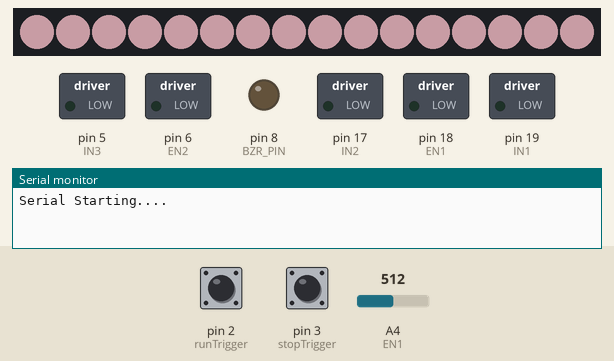
Recording of a sketch running on a simulated Arduino Uno, built with avr-gcc and run on an emulated ATmega328P. On the bench: 16 RGB LEDs in strip order, left to right, switched loads named in the sketch (green lamp = pin HIGH), output pins drawn as LEDs (lit = HIGH), the last lines printed to the serial monitor. Inputs (shaded band) come from the test bench; at power-on: pin 3 (stopTrigger) HIGH, pin 2 (runTrigger) HIGH, A4 (EN1) = 512. Dim RGB values are drawn brighter than linear; random numbers use the default seed unless the sketch sets one; pins used as bus, display or sensor lines are not drawn.

Above: at 1.2 s.
1.3 s: pin 3 (stopTrigger) pulled LOW for 0.15 s
At 1.35 s:
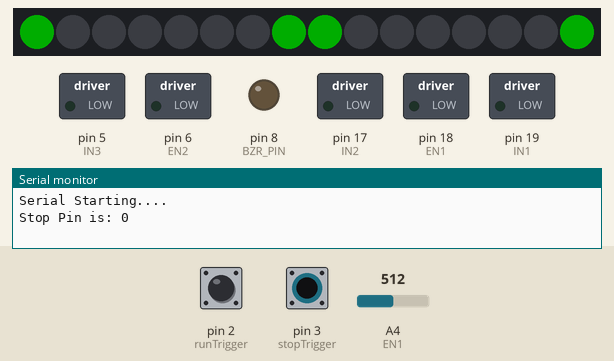
2.0 s: pin 2 (runTrigger) pulled LOW for 0.15 s
At 3.0 s:
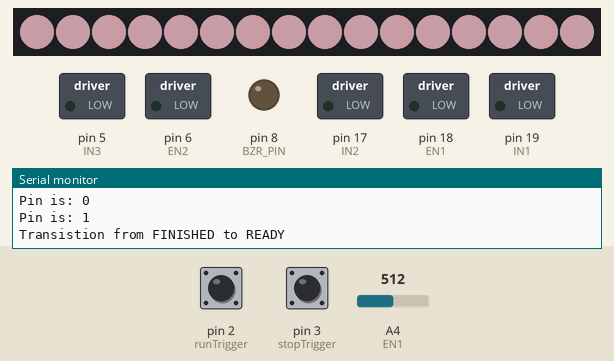
3.6 s: A4 (EN1) set to 0
At 3.82 s:
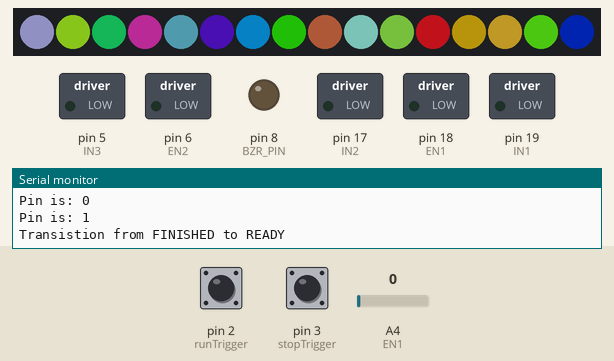
5.4 s: pin 2 (runTrigger) pulled LOW for 1 s
At 5.61 s:
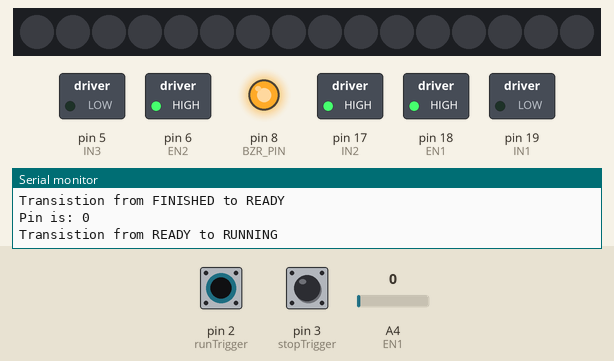
7.0 s: pin 3 (stopTrigger) pulled LOW for 1 s
At 7.35 s:
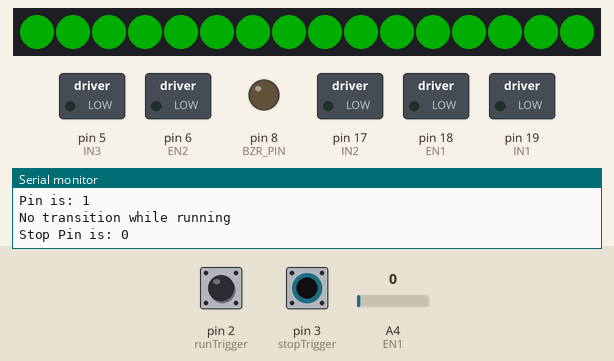
8.6 s: pin 2 (runTrigger) pulled LOW for 0.15 s
At 8.81 s:
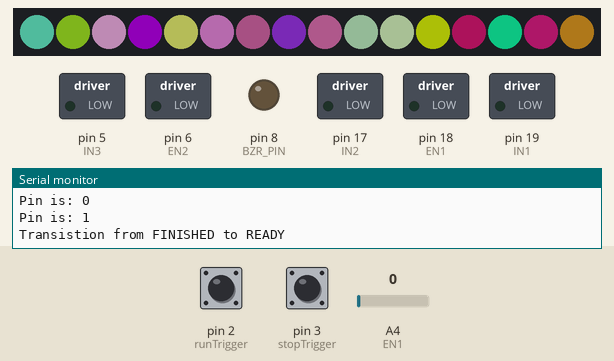
Timing chart, 0 to 11.6 s (numbered marks = the images above; inputs shaded):
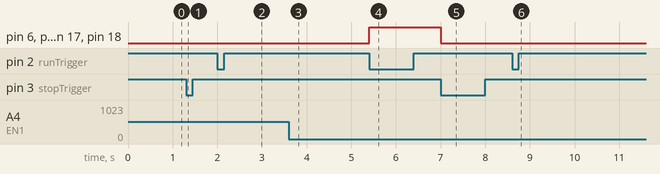

The sketch:

carcode.ino
```cpp
#include <FastLED.h>
#include "carstate.h"

const int run_duration = 5000;
const int maxBrightness = 100; // up to 255. More bright, more amps
const int runningBrightness = 255; // up to 255. More bright, more amps
const int led_cylcle_time = 100; //change led color every this many ms
const int LED_PIN = 4;
const int BZR_PIN = 8;
const int NUM_LEDS = 16;
CRGB leds[NUM_LEDS];

const int EN1 = 18; // Enable Pin for motor 1
const int IN1 = 19; // Control pin 1 for motor 1
const int IN2 = 17; // Control pin 2 for motor 1

const int EN2 = 6;  // Enable Pin for motor 2
const int IN3 = 5;  // Control 1 pin for motor 2
const int IN4 = 4; // Control 2 pin for motor 2

const int running_speed = 255; //speed to run motors
const int debounce = 10;

const int runTrigger = 2;
const int stopTrigger = 3;

carstate current_state = IDLING;

unsigned long starttime;
unsigned long looptime;
unsigned long lastIdleTimestamp;
unsigned long lastRunningTimestamp;
unsigned long lastFinishedTimestamp;
int finishLineLEDIteration = 0;

volatile byte startSwitchState = LOW;
volatile byte stopSwitchState = HIGH;

void setup() {
  Serial.begin(9600);
  Serial.println("Serial Starting....");

  FastLED.addLeds<WS2812, LED_PIN, GRB>(leds, NUM_LEDS);

  pinMode(BZR_PIN, OUTPUT);

  pinMode(EN1, OUTPUT);
  pinMode(IN2, OUTPUT);
  pinMode(IN1, OUTPUT);

  digitalWrite(IN1, LOW);
  digitalWrite(IN2, LOW);

  pinMode(EN2, OUTPUT);
  pinMode(IN3, OUTPUT);
  pinMode(IN4, OUTPUT);

  digitalWrite(IN3, LOW);
  digitalWrite(IN4, LOW);

  pinMode(runTrigger, INPUT_PULLUP);
  pinMode(stopTrigger, INPUT_PULLUP);

  FastLED.setBrightness(maxBrightness);
  lastIdleTimestamp = millis();
  IdleLEDSequence();

  attachInterrupt(digitalPinToInterrupt(runTrigger), lights, CHANGE);
  attachInterrupt(digitalPinToInterrupt(stopTrigger), triggerStop, CHANGE);
}

void loop() {
  switch (current_state)
  {
    case IDLING:
    case READY:
      IdleLEDSequence();
      break;
    case RUNNING:
      runningLEDSequence();
      break;
    case FINISHED:
      StopMotor();
      finishLineLEDSequence();
      break;
  }
}

void triggerStop()
{
  stopSwitchState = digitalRead(stopTrigger);
  Serial.println("Stop Pin is: " + String(stopSwitchState));
  if (stopSwitchState == LOW) {
    current_state = FINISHED;
  }
}

void lights()
{
  //debounce doesn't seem necessary
  //unsigned long interrupt_time = millis();
  // if (interrupt_time - lastInterruptTimestamp > debounce) {

  startSwitchState = digitalRead(runTrigger);
  Serial.println("Pin is: " + String(startSwitchState));

  switch (current_state)
  {
    case IDLING:
      if (startSwitchState == HIGH) {
        current_state = READY;
        Serial.println("Transistion from IDLING to READY");
      }
      break;
    case READY:
      if (startSwitchState == LOW) {
        current_state = RUNNING;
        StartMotor();
        starttime = millis();
        Serial.println("Transistion from READY to RUNNING");
      }
      break;
    case RUNNING:
      Serial.println("No transition while running");
      break;
    case FINISHED:
      if (startSwitchState == HIGH) {
        current_state = READY;
        Serial.println("Transistion from FINISHED to READY");
      }
      break;
  }
  //  }
}

void StopMotor()
{
  digitalWrite(EN1, LOW);
  digitalWrite(IN1, LOW);
  digitalWrite(IN2, LOW);
  digitalWrite(EN2, LOW);
  digitalWrite(IN3, LOW);
  digitalWrite(IN4, LOW);
  digitalWrite(BZR_PIN, LOW);
}

void StartMotor()
{
  digitalWrite(BZR_PIN, HIGH);

  //Set motors speed
  analogWrite(EN1, running_speed);
  analogWrite(EN2, running_speed);

  //set rotation direction
  digitalWrite(IN2, HIGH);
  digitalWrite(IN1, LOW);
  digitalWrite(IN3, LOW);
  digitalWrite(IN4, HIGH);
}

void finishLineLEDSequence()
{
  //finishLineLEDIteration
  FastLED.setBrightness(maxBrightness);
  unsigned long now = millis();
  if (now - lastFinishedTimestamp > led_cylcle_time) {

    int m = 0; //multiplier to shorten code

    switch (finishLineLEDIteration) {
      case 0:
        for (int i = 0; i < (NUM_LEDS / 8); i++) {
          m = i * 8;
          leds[0 + m] = leds[7 + m] = CRGB::Green;
          leds[1 + m] = leds[2 + m] = leds[3 + m] = leds[4 + m] = leds[5 + m] = leds[6 + m] = CRGB(0, 0, 0);
        }
        finishLineLEDIteration = 1;
        break;
      case 1:
        for (int i = 0; i < (NUM_LEDS / 8); i++) {
          m = i * 8;
          leds[0 + m] = leds[1 + m] = leds[6 + m] = leds[7 + m] = CRGB::Green;
          leds[2 + m] = leds[3 + m] = leds[4 + m] = leds[5 + m] = CRGB(0, 0, 0);
        }
        finishLineLEDIteration = 2;
        break;
      case 2:
        for (int i = 0; i < (NUM_LEDS / 8); i++) {
          m = i * 8;
          leds[0 + m] = leds[1 + m] = leds[2 + m] = leds[5 + m] = leds[6 + m] = leds[7 + m] = CRGB::Green;
          leds[3 + m] = leds[4 + m] = CRGB(0, 0, 0);
        }
        finishLineLEDIteration = 3;
        break;
      case 3:
        for (int i = 0; i < (NUM_LEDS / 8); i++) {
          m = i * 8;
          leds[0 + m] = leds[1 + m] = leds[2 + m] = leds[3 + m] = leds[4 + m] = leds[5 + m] = leds[6 + m] = leds[7 + m] = CRGB::Green;
        }
        finishLineLEDIteration = 4;
        break;
      case 4:
        for (int i = 0; i < (NUM_LEDS / 8); i++) {
          m = i * 8;
          leds[0 + m] = leds[1 + m] = leds[2 + m] = leds[5 + m] = leds[6 + m] = leds[7 + m] = CRGB(0, 0, 0);
          leds[3 + m] = leds[4 + m] = CRGB::Green;
        }
        finishLineLEDIteration = 5;
        break;
      case 5:
        for (int i = 0; i < (NUM_LEDS / 8); i++) {
          m = i * 8;
          leds[0 + m] = leds[1 + m] = leds[3 + m] = leds[4 + m] = leds[6 + m] = leds[7 + m] = CRGB(0, 0, 0);
          leds[2 + m] = leds[5 + m] = CRGB::Green;
        }
        finishLineLEDIteration = 6;
        break;
      case 6:
        for (int i = 0; i < (NUM_LEDS / 8); i++) {
          m = i * 8;
          leds[0 + m] = leds[2 + m] = leds[3 + m] = leds[4 + m] = leds[5 + m] = leds[7 + m] = CRGB(0, 0, 0);
          leds[1 + m] = leds[6 + m] = CRGB::Green;
        }
        finishLineLEDIteration = 7;
        break;
      case 7:
        for (int i = 0; i < (NUM_LEDS / 8); i++) {
          m = i * 8;
          leds[0 + m] = leds[7 + m] = CRGB::Green;
          leds[1 + m] = leds[2 + m] = leds[3 + m] = leds[4 + m] = leds[5 + m] = leds[6 + m] = CRGB(0, 0, 0);
        }
        finishLineLEDIteration = 8;
        break;
      case 8:
        for (int i = 0; i < (NUM_LEDS / 8); i++) {
          m = i * 8;
          leds[0 + m] = leds[1 + m] = leds[2 + m] = leds[3 + m] = leds[4 + m] = leds[5 + m] = leds[6 + m] = leds[7 + m] = CRGB(0, 0, 0);
        }
        finishLineLEDIteration = 0;
        break;
    }

    FastLED.show();
    lastFinishedTimestamp = millis();
  }
}

void runningLEDSequence()
{
  unsigned long now = millis();

  if (now - lastRunningTimestamp > led_cylcle_time) {
    FastLED.setBrightness(runningBrightness);
    for (int i = 0; i < NUM_LEDS; i++) {
      leds[i] = CRGB::Red;
    }
    lastRunningTimestamp = millis();
  } else {
    for (int i = 0; i < NUM_LEDS; i++) {
      leds[i] = CRGB(0, 0, 0);
    }
  }
  FastLED.show();
}

void IdleLEDSequence()
{
  if (millis() - lastIdleTimestamp > led_cylcle_time) {
    for (int i = 0; i < NUM_LEDS; i++) {
      leds[i] = GetRandomColor();
    }
    lastIdleTimestamp = millis();
  }

  FastLED.show();
}

CRGB GetRandomColor() {
  int seed = analogRead(12);
  randomSeed(seed);
  return CRGB(random(255), random(255), random(255));
}
```

carstate.h
```cpp
enum carstate{IDLING,READY, RUNNING, FINISHED};
```

Measured:
- after the input at 1.3 s, the LEDs: change at once (image 1)
- after the input at 3.6 s, the LEDs: first change after 0.07 s (image 3 shows a later state)
- after the input at 5.4 s, pin 6 (EN2), pin 8 (BZR_PIN), pin 17 (IN2), pin 18 (EN1): LOW → HIGH at once
- after the input at 7.0 s, pin 6 (EN2), pin 8 (BZR_PIN), pin 17 (IN2), pin 18 (EN1): HIGH → LOW at once
- what the display in image 4 shows lasts 0.4 s, from 5.4 s to 5.8 s
